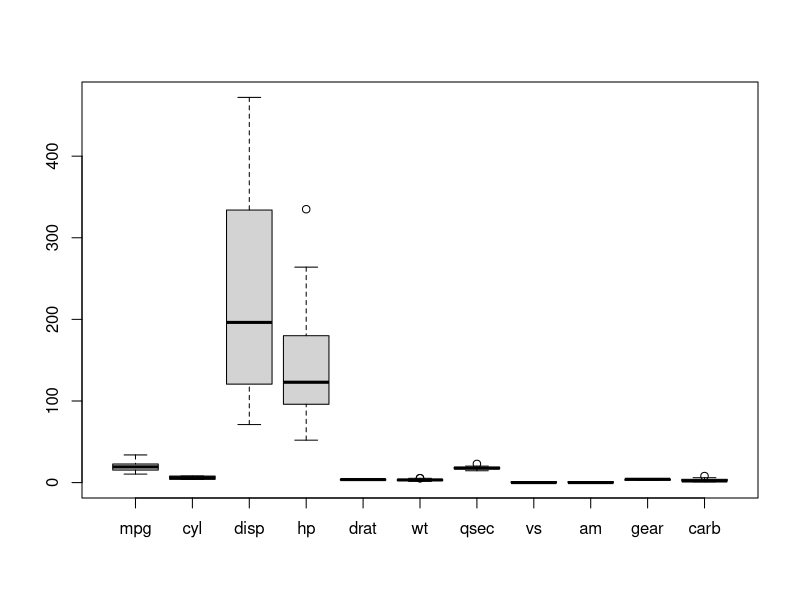
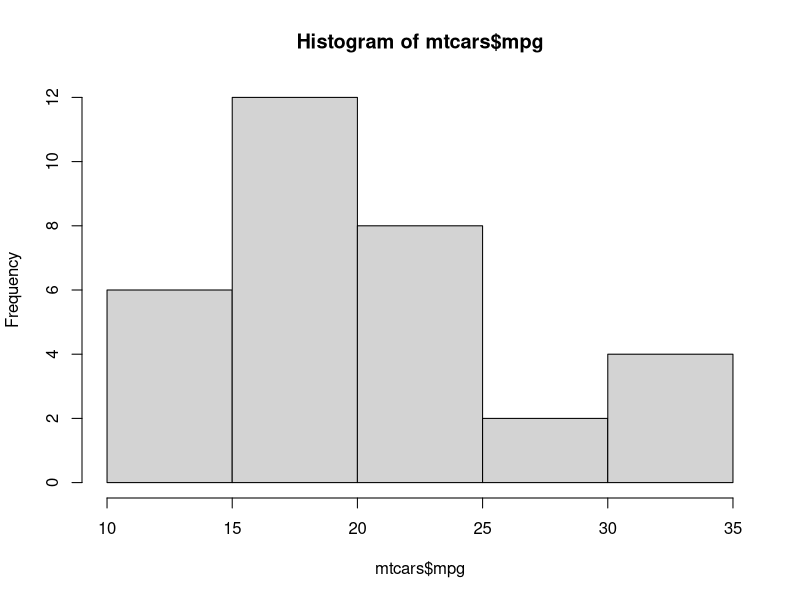

Source code (R) for these figures, in order:
summary(mtcars)
mean(mtcars$mpg)
sd(mtcars$mpg)
max(mtcars$mpg) 
min(mtcars$mpg)
length(mtcars)
boxplot(mtcars)
min(mtcars$mpg)
hist(mtcars$mpg)
